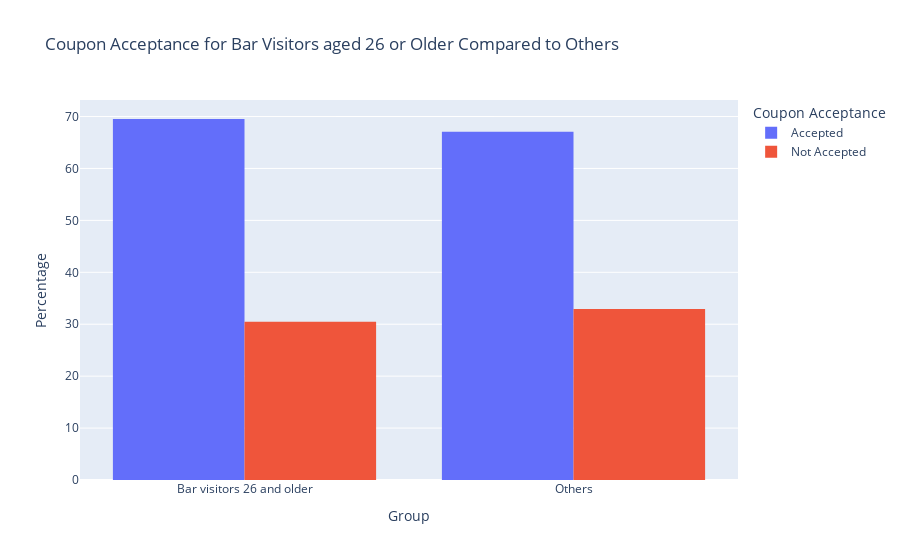

Notebook code cell kept with this figure:
### Code cell
###
### NOTE: In this interprettion of the question, one group is bar visitors 26 and older, and the other group is everyone else.
###

# Start off the analysis with the dataframe containing bar coupon rows.
#
input_dataframe = bar_coupon_data.copy()

# Create function to label age groups as "25 or Less", "26 or More", or "UNKNOWN".
#
def create_age_26plus_label(age):
    if age == "below21" or (is_convertible_to_int(age) and int(age) <= 25):
        return "25 or Less"
    elif age == "50plus" or (is_convertible_to_int(age) and int(age) > 25):
        return "26 or More"
    else:
        return "UNKNOWN"

# Create a dataframe that:
#  1. Adds a label for customers in the age group and bar visit count
#  2. Adds an acceptance label (0 = Not Accepted, 1 = Accepted)
#  3. Calculates value count proportions on acceptance groupbed by age group
#
input_dataframe["_age_group"] = input_dataframe["age"].apply(create_age_26plus_label)

bar_visits_more_than_once_age_26plus = input_dataframe.query("_age_group == '26 or More' & (Bar == '1~3' | Bar == '4~8' | Bar == 'gt8')")[["Y"]].copy()
bar_visits_more_than_once_age_26plus["Group"] = "Bar visitors 26 and older"

not_bar_visits_more_than_once_age_26plus = input_dataframe.query("_age_group == '25 or Less' | (Bar == 'never' | Bar == 'less1')")[["Y"]].copy()
not_bar_visits_more_than_once_age_26plus["Group"] = "Others"

joined_dataframe = pd.concat([bar_visits_more_than_once_age_26plus, not_bar_visits_more_than_once_age_26plus])
joined_dataframe["_accepted"] = bar_visits_labeled["Y"].apply(create_acceptance_label)
joined_dataframe_grouped_pct = joined_dataframe.groupby("Group").value_counts(normalize=True) * 100

# Visualize data in a histogram (bar graph)
#
fig = px.histogram(
    joined_dataframe_grouped_pct.reset_index(),
    title = "Coupon Acceptance for Bar Visitors aged 26 or Older Compared to Others",
    x = 'Group',
    y = 'proportion',
    color = '_accepted',
    barmode ='group',
    labels = {"_age_labeled": "Age Group", "_accepted": "Coupon Acceptance"}
)
    
fig.update_layout(
    yaxis_title='Percentage'
)
    
fig.show()

fig.write_image("visualizations/coupon_acceptance_for_bar_visitors_26_or_older.png")

# Print out the dataframe
#
joined_dataframe_grouped_pct.reset_index()

### Figure 1 — Plotly figure (JSON) as saved in the notebook; plotly's stock layout.template omitted (floating-point values rounded to 4 significant figures)
{"data": [{"alignmentgroup": "True", "bingroup": "x", "histfunc": "sum", "hovertemplate": "Coupon Acceptance=Accepted<br>Group=%{x}<br>sum of proportion=%{y}<extra></extra>", "legendgroup": "Accepted", "marker": {"color": "#636efa", "pattern": {"shape": ""}}, "name": "Accepted", "offsetgroup": "Accepted", "orientation": "v", "showlegend": true, "type": "histogram", "x": ["Bar visitors 26 and older", "Others"], "xaxis": "x", "y": [69.52, 67.05], "yaxis": "y"}, {"alignmentgroup": "True", "bingroup": "x", "histfunc": "sum", "hovertemplate": "Coupon Acceptance=Not Accepted<br>Group=%{x}<br>sum of proportion=%{y}<extra></extra>", "legendgroup": "Not Accepted", "marker": {"color": "#EF553B", "pattern": {"shape": ""}}, "name": "Not Accepted", "offsetgroup": "Not Accepted", "orientation": "v", "showlegend": true, "type": "histogram", "x": ["Bar visitors 26 and older", "Others"], "xaxis": "x", "y": [30.48, 32.95], "yaxis": "y"}], "layout": {"autosize": true, "barmode": "group", "legend": {"title": {"text": "Coupon Acceptance"}, "tracegroupgap": 0}, "title": {"text": "Coupon Acceptance for Bar Visitors aged 26 or Older Compared to Others"}, "xaxis": {"anchor": "y", "autorange": true, "domain": [0, 1], "range": [-0.5, 1.5], "title": {"text": "Group"}, "type": "category"}, "yaxis": {"anchor": "x", "autorange": true, "domain": [0, 1], "range": [0, 73.18], "title": {"text": "Percentage"}, "type": "linear"}}}
